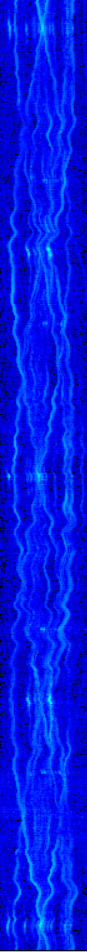
#> input picture image001.png, 87 x 952 px
$ python image_clean_saturation.py
#> lines starting #> are read from the running program, lines starting #| are printed output that depends on the picture
import cv2
import numpy as np

# Function to segment based on saturation
def saturation_segmentation(image_path, lower_saturation, upper_saturation):
    # Read the image
#> called with image_path = 'image001.png', lower_saturation = 50, upper_saturation = 254.5
    image = cv2.imread(image_path)
#> image is the input picture: shape (952, 87, 3); mean B, G, R 226.1, 22.2, 0.3

    # Convert the image from BGR to HSV
    hsv_image = cv2.cvtColor(image, cv2.COLOR_BGR2HSV)
#> hsv_image: shape (952, 87, 3); mean H, S, V 117.3, 254.6, 226.1

    # Extract the saturation channel (second channel in HSV)
    saturation = hsv_image[:, :, 1]
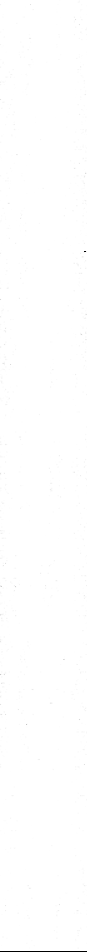
#> saturation: shape (952, 87); min 0, max 255, mean 254.6

    # Define the mask based on the saturation range
    mask = cv2.inRange(saturation, lower_saturation, upper_saturation)
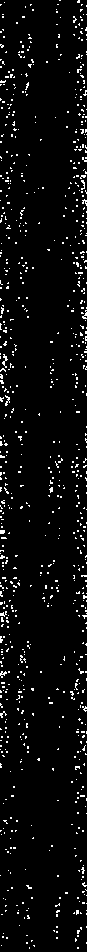
#> mask: shape (952, 87); 4.4% white in thin lines or dots

    # Segment the image using the mask
    segmented_image = cv2.bitwise_and(image, image, mask=mask)
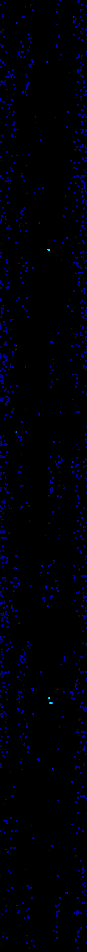
#> segmented_image: shape (952, 87, 3); mean B, G, R 6.6, 0.1, 0.1

    return segmented_image, mask

# Example usage
if __name__ == "__main__":
    # Path to the image
    image_path = 'image001.png'

    # Define lower and upper saturation bounds for segmentation
    # Range for segmentation (adjust these values as needed)
    lower_saturation = 50
    upper_saturation = 254.5

    # Get segmented image
    segmented_image, mask = saturation_segmentation(image_path, lower_saturation, upper_saturation)

    # Show the images
    cv2.imshow('Original Image', cv2.imread(image_path))
    cv2.imshow('Mask', mask)
    cv2.imshow('Segmented Image', segmented_image)

    cv2.waitKey(0)
    cv2.destroyAllWindows()
